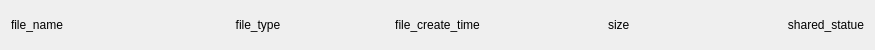
<?xml version="1.0" encoding="UTF-8"?>
<ui version="4.0">
 <class>List_Item</class>
 <widget class="QWidget" name="List_Item">
  <property name="geometry">
   <rect>
    <x>0</x>
    <y>0</y>
    <width>875</width>
    <height>50</height>
   </rect>
  </property>
  <property name="minimumSize">
   <size>
    <width>50</width>
    <height>50</height>
   </size>
  </property>
  <property name="maximumSize">
   <size>
    <width>16777215</width>
    <height>45</height>
   </size>
  </property>
  <property name="windowTitle">
   <string>Form</string>
  </property>
  <layout class="QGridLayout" name="gridLayout">
   <item row="0" column="0">
    <layout class="QHBoxLayout" name="horizontalLayout">
     <item>
      <widget class="QLabel" name="label_file_name">
       <property name="maximumSize">
        <size>
         <width>16777215</width>
         <height>16777215</height>
        </size>
       </property>
       <property name="text">
        <string>file_name</string>
       </property>
       <property name="alignment">
        <set>Qt::AlignLeading|Qt::AlignLeft|Qt::AlignVCenter</set>
       </property>
       <property name="wordWrap">
        <bool>true</bool>
       </property>
      </widget>
     </item>
     <item>
      <spacer name="horizontalSpacer">
       <property name="orientation">
        <enum>Qt::Horizontal</enum>
       </property>
       <property name="sizeType">
        <enum>QSizePolicy::Fixed</enum>
       </property>
       <property name="sizeHint" stdset="0">
        <size>
         <width>40</width>
         <height>20</height>
        </size>
       </property>
      </spacer>
     </item>
     <item>
      <widget class="QLabel" name="label_file_type">
       <property name="maximumSize">
        <size>
         <width>16777215</width>
         <height>16777215</height>
        </size>
       </property>
       <property name="text">
        <string>file_type</string>
       </property>
       <property name="alignment">
        <set>Qt::AlignCenter</set>
       </property>
       <property name="wordWrap">
        <bool>true</bool>
       </property>
      </widget>
     </item>
     <item>
      <spacer name="horizontalSpacer_2">
       <property name="orientation">
        <enum>Qt::Horizontal</enum>
       </property>
       <property name="sizeType">
        <enum>QSizePolicy::Fixed</enum>
       </property>
       <property name="sizeHint" stdset="0">
        <size>
         <width>40</width>
         <height>20</height>
        </size>
       </property>
      </spacer>
     </item>
     <item>
      <widget class="QLabel" name="label_file_create_time">
       <property name="maximumSize">
        <size>
         <width>16777215</width>
         <height>16777215</height>
        </size>
       </property>
       <property name="text">
        <string>file_create_time</string>
       </property>
       <property name="alignment">
        <set>Qt::AlignCenter</set>
       </property>
      </widget>
     </item>
     <item>
      <spacer name="horizontalSpacer_3">
       <property name="orientation">
        <enum>Qt::Horizontal</enum>
       </property>
       <property name="sizeType">
        <enum>QSizePolicy::Fixed</enum>
       </property>
       <property name="sizeHint" stdset="0">
        <size>
         <width>40</width>
         <height>20</height>
        </size>
       </property>
      </spacer>
     </item>
     <item>
      <widget class="QLabel" name="label_size">
       <property name="maximumSize">
        <size>
         <width>16777215</width>
         <height>16777215</height>
        </size>
       </property>
       <property name="text">
        <string> size</string>
       </property>
       <property name="alignment">
        <set>Qt::AlignCenter</set>
       </property>
      </widget>
     </item>
     <item>
      <spacer name="horizontalSpacer_4">
       <property name="orientation">
        <enum>Qt::Horizontal</enum>
       </property>
       <property name="sizeType">
        <enum>QSizePolicy::Fixed</enum>
       </property>
       <property name="sizeHint" stdset="0">
        <size>
         <width>40</width>
         <height>20</height>
        </size>
       </property>
      </spacer>
     </item>
     <item>
      <widget class="QLabel" name="label_shared_statue">
       <property name="maximumSize">
        <size>
         <width>16777215</width>
         <height>16777215</height>
        </size>
       </property>
       <property name="text">
        <string>shared_statue</string>
       </property>
       <property name="alignment">
        <set>Qt::AlignRight|Qt::AlignTrailing|Qt::AlignVCenter</set>
       </property>
       <property name="wordWrap">
        <bool>true</bool>
       </property>
      </widget>
     </item>
    </layout>
   </item>
  </layout>
 </widget>
 <resources/>
 <connections/>
</ui>
